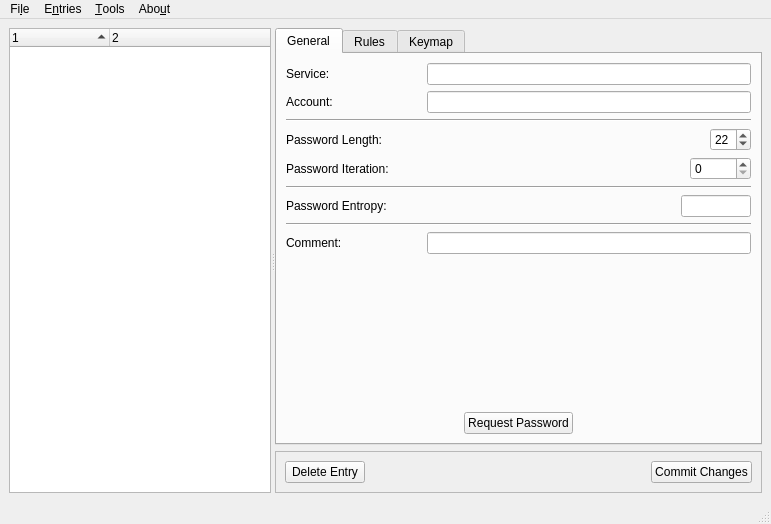
<?xml version="1.0" encoding="UTF-8"?>
<ui version="4.0">
 <class>SnopfManager</class>
 <widget class="QMainWindow" name="SnopfManager">
  <property name="geometry">
   <rect>
    <x>0</x>
    <y>0</y>
    <width>771</width>
    <height>524</height>
   </rect>
  </property>
  <property name="sizePolicy">
   <sizepolicy hsizetype="MinimumExpanding" vsizetype="MinimumExpanding">
    <horstretch>0</horstretch>
    <verstretch>0</verstretch>
   </sizepolicy>
  </property>
  <property name="windowTitle">
   <string>Snopf</string>
  </property>
  <property name="windowIcon">
   <iconset resource="resources.qrc">
    <normaloff>:/icon/icon/icon.svg</normaloff>:/icon/icon/icon.svg</iconset>
  </property>
  <widget class="QWidget" name="centralwidget">
   <layout class="QGridLayout" name="gridLayout_5">
    <item row="0" column="0">
     <widget class="QSplitter" name="splitter">
      <property name="orientation">
       <enum>Qt::Horizontal</enum>
      </property>
      <widget class="QTreeWidget" name="accountTreeWidget">
       <property name="sortingEnabled">
        <bool>true</bool>
       </property>
       <property name="headerHidden">
        <bool>false</bool>
       </property>
       <property name="columnCount">
        <number>2</number>
       </property>
       <attribute name="headerVisible">
        <bool>true</bool>
       </attribute>
       <column>
        <property name="text">
         <string notr="true">1</string>
        </property>
       </column>
       <column>
        <property name="text">
         <string notr="true">2</string>
        </property>
       </column>
      </widget>
      <widget class="QWidget" name="layoutWidget">
       <layout class="QVBoxLayout" name="verticalLayout_3">
        <item>
         <widget class="QTabWidget" name="tabWidget">
          <property name="currentIndex">
           <number>0</number>
          </property>
          <widget class="QWidget" name="generalTab">
           <attribute name="title">
            <string>General</string>
           </attribute>
           <layout class="QGridLayout" name="gridLayout_2">
            <item row="0" column="0">
             <layout class="QVBoxLayout" name="verticalLayout_2">
              <item>
               <layout class="QHBoxLayout" name="horizontalLayout_7">
                <item>
                 <widget class="QLabel" name="label">
                  <property name="sizePolicy">
                   <sizepolicy hsizetype="Fixed" vsizetype="Preferred">
                    <horstretch>0</horstretch>
                    <verstretch>0</verstretch>
                   </sizepolicy>
                  </property>
                  <property name="minimumSize">
                   <size>
                    <width>120</width>
                    <height>0</height>
                   </size>
                  </property>
                  <property name="text">
                   <string>Service:</string>
                  </property>
                 </widget>
                </item>
                <item>
                 <spacer name="horizontalSpacer_3">
                  <property name="orientation">
                   <enum>Qt::Horizontal</enum>
                  </property>
                  <property name="sizeType">
                   <enum>QSizePolicy::Fixed</enum>
                  </property>
                  <property name="sizeHint" stdset="0">
                   <size>
                    <width>15</width>
                    <height>20</height>
                   </size>
                  </property>
                 </spacer>
                </item>
                <item>
                 <widget class="QLineEdit" name="serviceEdit">
                  <property name="readOnly">
                   <bool>true</bool>
                  </property>
                 </widget>
                </item>
               </layout>
              </item>
              <item>
               <layout class="QHBoxLayout" name="horizontalLayout_6">
                <item>
                 <widget class="QLabel" name="label_2">
                  <property name="sizePolicy">
                   <sizepolicy hsizetype="Fixed" vsizetype="Preferred">
                    <horstretch>0</horstretch>
                    <verstretch>0</verstretch>
                   </sizepolicy>
                  </property>
                  <property name="minimumSize">
                   <size>
                    <width>120</width>
                    <height>0</height>
                   </size>
                  </property>
                  <property name="text">
                   <string>Account:</string>
                  </property>
                 </widget>
                </item>
                <item>
                 <spacer name="horizontalSpacer_4">
                  <property name="orientation">
                   <enum>Qt::Horizontal</enum>
                  </property>
                  <property name="sizeType">
                   <enum>QSizePolicy::Fixed</enum>
                  </property>
                  <property name="sizeHint" stdset="0">
                   <size>
                    <width>15</width>
                    <height>20</height>
                   </size>
                  </property>
                 </spacer>
                </item>
                <item>
                 <widget class="QLineEdit" name="accountEdit">
                  <property name="readOnly">
                   <bool>true</bool>
                  </property>
                 </widget>
                </item>
               </layout>
              </item>
              <item>
               <widget class="Line" name="line_3">
                <property name="orientation">
                 <enum>Qt::Horizontal</enum>
                </property>
               </widget>
              </item>
              <item>
               <layout class="QHBoxLayout" name="horizontalLayout_5">
                <item>
                 <widget class="QLabel" name="label_4">
                  <property name="sizePolicy">
                   <sizepolicy hsizetype="Fixed" vsizetype="Preferred">
                    <horstretch>0</horstretch>
                    <verstretch>0</verstretch>
                   </sizepolicy>
                  </property>
                  <property name="minimumSize">
                   <size>
                    <width>120</width>
                    <height>0</height>
                   </size>
                  </property>
                  <property name="text">
                   <string>Password Length:</string>
                  </property>
                 </widget>
                </item>
                <item>
                 <spacer name="horizontalSpacer_7">
                  <property name="orientation">
                   <enum>Qt::Horizontal</enum>
                  </property>
                  <property name="sizeType">
                   <enum>QSizePolicy::Expanding</enum>
                  </property>
                  <property name="sizeHint" stdset="0">
                   <size>
                    <width>15</width>
                    <height>18</height>
                   </size>
                  </property>
                 </spacer>
                </item>
                <item>
                 <widget class="QSpinBox" name="lengthSpinner">
                  <property name="minimum">
                   <number>6</number>
                  </property>
                  <property name="maximum">
                   <number>42</number>
                  </property>
                  <property name="value">
                   <number>22</number>
                  </property>
                 </widget>
                </item>
               </layout>
              </item>
              <item>
               <layout class="QHBoxLayout" name="horizontalLayout_4">
                <item>
                 <widget class="QLabel" name="label_3">
                  <property name="sizePolicy">
                   <sizepolicy hsizetype="Fixed" vsizetype="Preferred">
                    <horstretch>0</horstretch>
                    <verstretch>0</verstretch>
                   </sizepolicy>
                  </property>
                  <property name="minimumSize">
                   <size>
                    <width>120</width>
                    <height>0</height>
                   </size>
                  </property>
                  <property name="text">
                   <string>Password Iteration:</string>
                  </property>
                 </widget>
                </item>
                <item>
                 <spacer name="horizontalSpacer_8">
                  <property name="orientation">
                   <enum>Qt::Horizontal</enum>
                  </property>
                  <property name="sizeType">
                   <enum>QSizePolicy::Expanding</enum>
                  </property>
                  <property name="sizeHint" stdset="0">
                   <size>
                    <width>15</width>
                    <height>20</height>
                   </size>
                  </property>
                 </spacer>
                </item>
                <item>
                 <widget class="QSpinBox" name="iterationSpinner">
                  <property name="maximum">
                   <number>99999</number>
                  </property>
                  <property name="singleStep">
                   <number>1</number>
                  </property>
                 </widget>
                </item>
               </layout>
              </item>
              <item>
               <widget class="Line" name="line_4">
                <property name="orientation">
                 <enum>Qt::Horizontal</enum>
                </property>
               </widget>
              </item>
              <item>
               <layout class="QHBoxLayout" name="horizontalLayout_3">
                <item>
                 <widget class="QLabel" name="label_6">
                  <property name="sizePolicy">
                   <sizepolicy hsizetype="Fixed" vsizetype="Preferred">
                    <horstretch>0</horstretch>
                    <verstretch>0</verstretch>
                   </sizepolicy>
                  </property>
                  <property name="minimumSize">
                   <size>
                    <width>120</width>
                    <height>0</height>
                   </size>
                  </property>
                  <property name="text">
                   <string>Password Entropy:</string>
                  </property>
                 </widget>
                </item>
                <item>
                 <spacer name="horizontalSpacer_10">
                  <property name="orientation">
                   <enum>Qt::Horizontal</enum>
                  </property>
                  <property name="sizeType">
                   <enum>QSizePolicy::Expanding</enum>
                  </property>
                  <property name="sizeHint" stdset="0">
                   <size>
                    <width>15</width>
                    <height>20</height>
                   </size>
                  </property>
                 </spacer>
                </item>
                <item>
                 <widget class="QLineEdit" name="entropyEdit">
                  <property name="sizePolicy">
                   <sizepolicy hsizetype="Fixed" vsizetype="Fixed">
                    <horstretch>0</horstretch>
                    <verstretch>0</verstretch>
                   </sizepolicy>
                  </property>
                  <property name="maximumSize">
                   <size>
                    <width>70</width>
                    <height>16777215</height>
                   </size>
                  </property>
                  <property name="alignment">
                   <set>Qt::AlignRight|Qt::AlignTrailing|Qt::AlignVCenter</set>
                  </property>
                  <property name="readOnly">
                   <bool>true</bool>
                  </property>
                 </widget>
                </item>
               </layout>
              </item>
              <item>
               <widget class="Line" name="line_5">
                <property name="orientation">
                 <enum>Qt::Horizontal</enum>
                </property>
               </widget>
              </item>
              <item>
               <layout class="QHBoxLayout" name="horizontalLayout_2">
                <item>
                 <widget class="QLabel" name="label_9">
                  <property name="sizePolicy">
                   <sizepolicy hsizetype="Fixed" vsizetype="Preferred">
                    <horstretch>0</horstretch>
                    <verstretch>0</verstretch>
                   </sizepolicy>
                  </property>
                  <property name="minimumSize">
                   <size>
                    <width>120</width>
                    <height>0</height>
                   </size>
                  </property>
                  <property name="text">
                   <string>Comment:</string>
                  </property>
                 </widget>
                </item>
                <item>
                 <spacer name="horizontalSpacer_9">
                  <property name="orientation">
                   <enum>Qt::Horizontal</enum>
                  </property>
                  <property name="sizeType">
                   <enum>QSizePolicy::Fixed</enum>
                  </property>
                  <property name="sizeHint" stdset="0">
                   <size>
                    <width>15</width>
                    <height>20</height>
                   </size>
                  </property>
                 </spacer>
                </item>
                <item>
                 <widget class="QLineEdit" name="commentEdit">
                  <property name="readOnly">
                   <bool>true</bool>
                  </property>
                 </widget>
                </item>
               </layout>
              </item>
              <item>
               <spacer name="verticalSpacer_2">
                <property name="orientation">
                 <enum>Qt::Vertical</enum>
                </property>
                <property name="sizeHint" stdset="0">
                 <size>
                  <width>20</width>
                  <height>40</height>
                 </size>
                </property>
               </spacer>
              </item>
              <item>
               <layout class="QHBoxLayout" name="horizontalLayout_10">
                <item>
                 <spacer name="horizontalSpacer_11">
                  <property name="orientation">
                   <enum>Qt::Horizontal</enum>
                  </property>
                  <property name="sizeType">
                   <enum>QSizePolicy::Expanding</enum>
                  </property>
                  <property name="sizeHint" stdset="0">
                   <size>
                    <width>15</width>
                    <height>20</height>
                   </size>
                  </property>
                 </spacer>
                </item>
                <item>
                 <widget class="QPushButton" name="requestPasswordButton">
                  <property name="text">
                   <string>Request Password</string>
                  </property>
                 </widget>
                </item>
                <item>
                 <spacer name="horizontalSpacer_12">
                  <property name="orientation">
                   <enum>Qt::Horizontal</enum>
                  </property>
                  <property name="sizeType">
                   <enum>QSizePolicy::Expanding</enum>
                  </property>
                  <property name="sizeHint" stdset="0">
                   <size>
                    <width>15</width>
                    <height>20</height>
                   </size>
                  </property>
                 </spacer>
                </item>
               </layout>
              </item>
             </layout>
            </item>
           </layout>
          </widget>
          <widget class="QWidget" name="rulesTab">
           <attribute name="title">
            <string>Rules</string>
           </attribute>
           <layout class="QGridLayout" name="gridLayout">
            <item row="0" column="0">
             <layout class="QVBoxLayout" name="verticalLayout">
              <item>
               <widget class="QCheckBox" name="includeLowercaseCB">
                <property name="text">
                 <string>Include lowercase</string>
                </property>
               </widget>
              </item>
              <item>
               <widget class="QCheckBox" name="includeUppercaseCB">
                <property name="text">
                 <string>Include uppercase</string>
                </property>
               </widget>
              </item>
              <item>
               <widget class="QCheckBox" name="includeNumericalCB">
                <property name="text">
                 <string>Include numerical</string>
                </property>
               </widget>
              </item>
              <item>
               <widget class="QCheckBox" name="includeSpecialCB">
                <property name="text">
                 <string>Include special character</string>
                </property>
               </widget>
              </item>
              <item>
               <widget class="Line" name="line">
                <property name="orientation">
                 <enum>Qt::Horizontal</enum>
                </property>
               </widget>
              </item>
              <item>
               <widget class="QCheckBox" name="avoidRepCB">
                <property name="text">
                 <string>Avoid repeated characters</string>
                </property>
               </widget>
              </item>
              <item>
               <widget class="QCheckBox" name="avoidSeqCB">
                <property name="text">
                 <string>Avoid sequences</string>
                </property>
               </widget>
              </item>
              <item>
               <widget class="Line" name="line_2">
                <property name="orientation">
                 <enum>Qt::Horizontal</enum>
                </property>
               </widget>
              </item>
              <item>
               <layout class="QHBoxLayout" name="horizontalLayout">
                <item>
                 <widget class="QLabel" name="label_10">
                  <property name="text">
                   <string>Password appendix:</string>
                  </property>
                 </widget>
                </item>
                <item>
                 <widget class="QLineEdit" name="pwAppendixEdit">
                  <property name="maxLength">
                   <number>3</number>
                  </property>
                 </widget>
                </item>
               </layout>
              </item>
             </layout>
            </item>
            <item row="0" column="1">
             <spacer name="horizontalSpacer_2">
              <property name="orientation">
               <enum>Qt::Horizontal</enum>
              </property>
              <property name="sizeHint" stdset="0">
               <size>
                <width>114</width>
                <height>20</height>
               </size>
              </property>
             </spacer>
            </item>
            <item row="1" column="0">
             <spacer name="verticalSpacer">
              <property name="orientation">
               <enum>Qt::Vertical</enum>
              </property>
              <property name="sizeHint" stdset="0">
               <size>
                <width>20</width>
                <height>121</height>
               </size>
              </property>
             </spacer>
            </item>
           </layout>
          </widget>
          <widget class="QWidget" name="keymapTab">
           <attribute name="title">
            <string>Keymap</string>
           </attribute>
           <layout class="QGridLayout" name="gridLayout_3">
            <item row="0" column="0">
             <layout class="QVBoxLayout" name="verticalLayout_4">
              <item>
               <widget class="QLabel" name="label_7">
                <property name="text">
                 <string>Keymap:</string>
                </property>
               </widget>
              </item>
              <item>
               <widget class="QLineEdit" name="keymapEdit">
                <property name="text">
                 <string>abcdefghijklmnopqrABCDEFGHIJKLMNOPQR0123456789-@!?$*+=&amp;#[]().:&gt;&lt;</string>
                </property>
                <property name="maxLength">
                 <number>64</number>
                </property>
               </widget>
              </item>
              <item>
               <widget class="QLabel" name="label_8">
                <property name="text">
                 <string>Remaining character set:</string>
                </property>
               </widget>
              </item>
              <item>
               <widget class="QLineEdit" name="remainingKeysEdit">
                <property name="text">
                 <string/>
                </property>
                <property name="readOnly">
                 <bool>true</bool>
                </property>
               </widget>
              </item>
              <item>
               <layout class="QHBoxLayout" name="horizontalLayout_9">
                <item>
                 <widget class="QPushButton" name="addLowercaseButton">
                  <property name="text">
                   <string>Add a,b,c..</string>
                  </property>
                 </widget>
                </item>
                <item>
                 <widget class="QPushButton" name="addUppercaseButton">
                  <property name="text">
                   <string>Add A,B,C..</string>
                  </property>
                 </widget>
                </item>
                <item>
                 <widget class="QPushButton" name="addNumericalButton">
                  <property name="text">
                   <string>Add 0,1,2..</string>
                  </property>
                 </widget>
                </item>
                <item>
                 <widget class="QPushButton" name="addSpecialButton">
                  <property name="text">
                   <string>Add &gt;,?,!..</string>
                  </property>
                 </widget>
                </item>
               </layout>
              </item>
              <item>
               <widget class="Line" name="line_6">
                <property name="orientation">
                 <enum>Qt::Horizontal</enum>
                </property>
               </widget>
              </item>
              <item>
               <layout class="QHBoxLayout" name="horizontalLayout_11">
                <item>
                 <widget class="QLabel" name="label_5">
                  <property name="text">
                   <string>Select preset Keymap:</string>
                  </property>
                 </widget>
                </item>
                <item>
                 <widget class="QComboBox" name="selectKeymapComboBox">
                  <property name="minimumSize">
                   <size>
                    <width>200</width>
                    <height>0</height>
                   </size>
                  </property>
                 </widget>
                </item>
                <item>
                 <widget class="QPushButton" name="applyKeymapButton">
                  <property name="text">
                   <string>Apply</string>
                  </property>
                 </widget>
                </item>
                <item>
                 <spacer name="horizontalSpacer_5">
                  <property name="orientation">
                   <enum>Qt::Horizontal</enum>
                  </property>
                  <property name="sizeHint" stdset="0">
                   <size>
                    <width>40</width>
                    <height>20</height>
                   </size>
                  </property>
                 </spacer>
                </item>
               </layout>
              </item>
              <item>
               <spacer name="verticalSpacer_3">
                <property name="orientation">
                 <enum>Qt::Vertical</enum>
                </property>
                <property name="sizeHint" stdset="0">
                 <size>
                  <width>20</width>
                  <height>40</height>
                 </size>
                </property>
               </spacer>
              </item>
             </layout>
            </item>
           </layout>
          </widget>
         </widget>
        </item>
        <item>
         <widget class="QFrame" name="frame">
          <property name="frameShape">
           <enum>QFrame::StyledPanel</enum>
          </property>
          <property name="frameShadow">
           <enum>QFrame::Raised</enum>
          </property>
          <layout class="QGridLayout" name="gridLayout_4">
           <item row="0" column="0">
            <layout class="QHBoxLayout" name="horizontalLayout_8">
             <item>
              <widget class="QPushButton" name="deleteEntryButton">
               <property name="text">
                <string>Delete Entry</string>
               </property>
              </widget>
             </item>
             <item>
              <spacer name="horizontalSpacer">
               <property name="orientation">
                <enum>Qt::Horizontal</enum>
               </property>
               <property name="sizeHint" stdset="0">
                <size>
                 <width>40</width>
                 <height>20</height>
                </size>
               </property>
              </spacer>
             </item>
             <item>
              <widget class="QPushButton" name="commitChangesButton">
               <property name="text">
                <string>Commit Changes</string>
               </property>
              </widget>
             </item>
            </layout>
           </item>
          </layout>
         </widget>
        </item>
       </layout>
      </widget>
     </widget>
    </item>
   </layout>
  </widget>
  <widget class="QMenuBar" name="menubar">
   <property name="geometry">
    <rect>
     <x>0</x>
     <y>0</y>
     <width>771</width>
     <height>30</height>
    </rect>
   </property>
   <widget class="QMenu" name="menuFile">
    <property name="title">
     <string>Fi&amp;le</string>
    </property>
    <addaction name="actionNew"/>
    <addaction name="actionOpen"/>
    <addaction name="actionSave"/>
    <addaction name="actionSaveAs"/>
    <addaction name="actionExit"/>
   </widget>
   <widget class="QMenu" name="menuEntries">
    <property name="title">
     <string>E&amp;ntries</string>
    </property>
    <addaction name="actionNewEntry"/>
    <addaction name="actionDeleteEntry"/>
   </widget>
   <widget class="QMenu" name="menuAbout">
    <property name="title">
     <string>Abo&amp;ut</string>
    </property>
    <addaction name="actionVersionInfo"/>
   </widget>
   <widget class="QMenu" name="menuTools">
    <property name="title">
     <string>&amp;Tools</string>
    </property>
    <addaction name="actionSetSnopfSecret"/>
    <addaction name="actionSetKeyboardDelay"/>
   </widget>
   <addaction name="menuFile"/>
   <addaction name="menuEntries"/>
   <addaction name="menuTools"/>
   <addaction name="menuAbout"/>
  </widget>
  <widget class="QStatusBar" name="statusbar"/>
  <action name="actionSetCurrentFileAsStandard">
   <property name="text">
    <string>&amp;Set Current File as Default</string>
   </property>
  </action>
  <action name="actionNewEntry">
   <property name="text">
    <string>&amp;New Entry</string>
   </property>
  </action>
  <action name="actionDeleteEntry">
   <property name="text">
    <string>&amp;Delete Entry</string>
   </property>
  </action>
  <action name="actionSaveChanges">
   <property name="text">
    <string>Save &amp;Changes</string>
   </property>
  </action>
  <action name="actionVersionInfo">
   <property name="text">
    <string>&amp;Version Info</string>
   </property>
  </action>
  <action name="actionSetSnopfSecret">
   <property name="text">
    <string>&amp;Set Snopf Secret</string>
   </property>
  </action>
  <action name="actionOpen">
   <property name="text">
    <string>&amp;Open</string>
   </property>
  </action>
  <action name="actionSave">
   <property name="text">
    <string>&amp;Save</string>
   </property>
  </action>
  <action name="actionNew">
   <property name="text">
    <string>&amp;New</string>
   </property>
  </action>
  <action name="actionTODO_Write_keyboard_layout">
   <property name="text">
    <string>&amp;TODO Write keyboard layout</string>
   </property>
  </action>
  <action name="actionSetKeyboardDelay">
   <property name="text">
    <string>Set &amp;Keyboard Delay</string>
   </property>
   <property name="iconText">
    <string>Set Keyboard Delay</string>
   </property>
  </action>
  <action name="actionSaveAs">
   <property name="text">
    <string>Sa&amp;ve As</string>
   </property>
  </action>
  <action name="actionExit">
   <property name="text">
    <string>&amp;Exit</string>
   </property>
  </action>
 </widget>
 <resources>
  <include location="resources.qrc"/>
 </resources>
 <connections/>
</ui>
